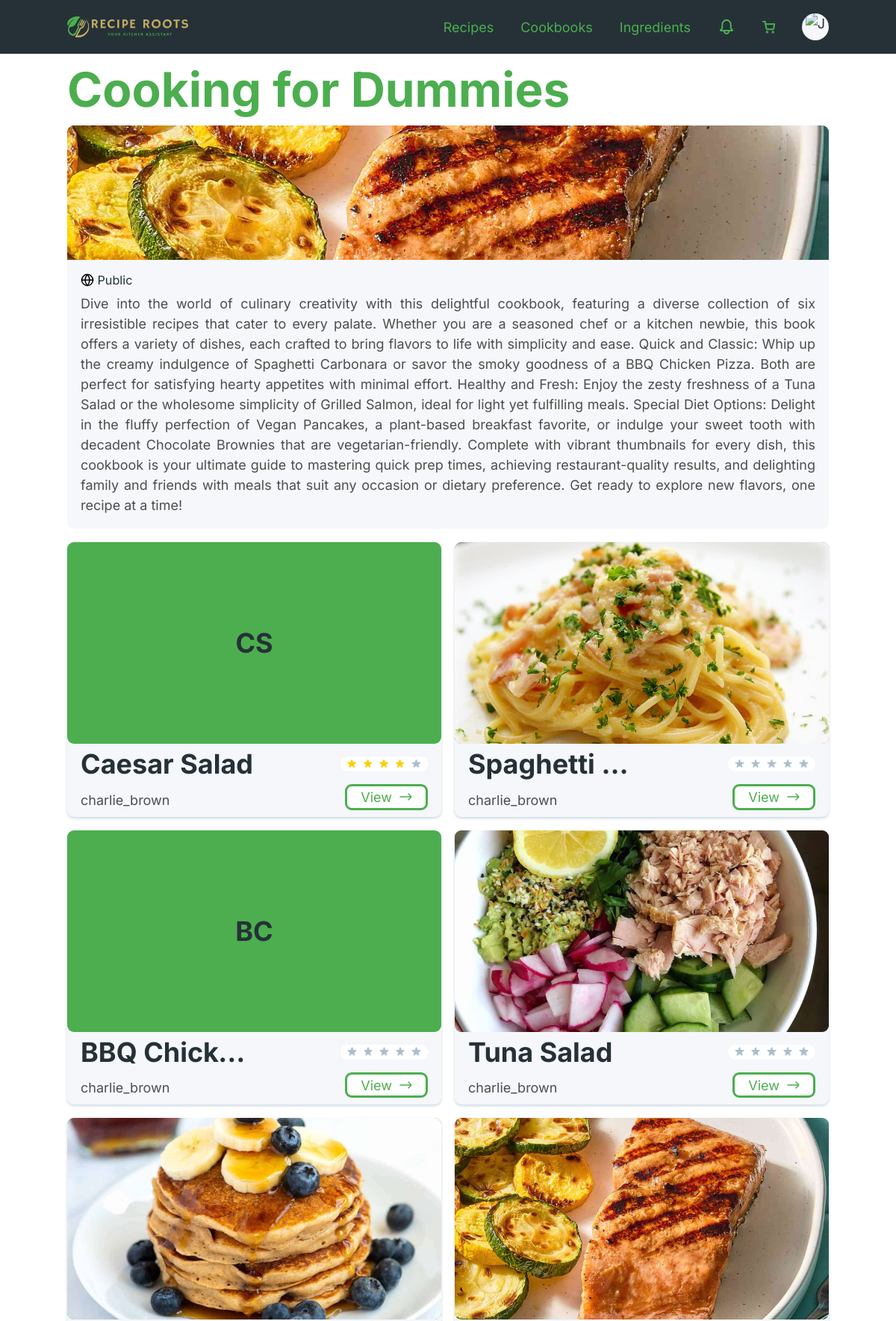
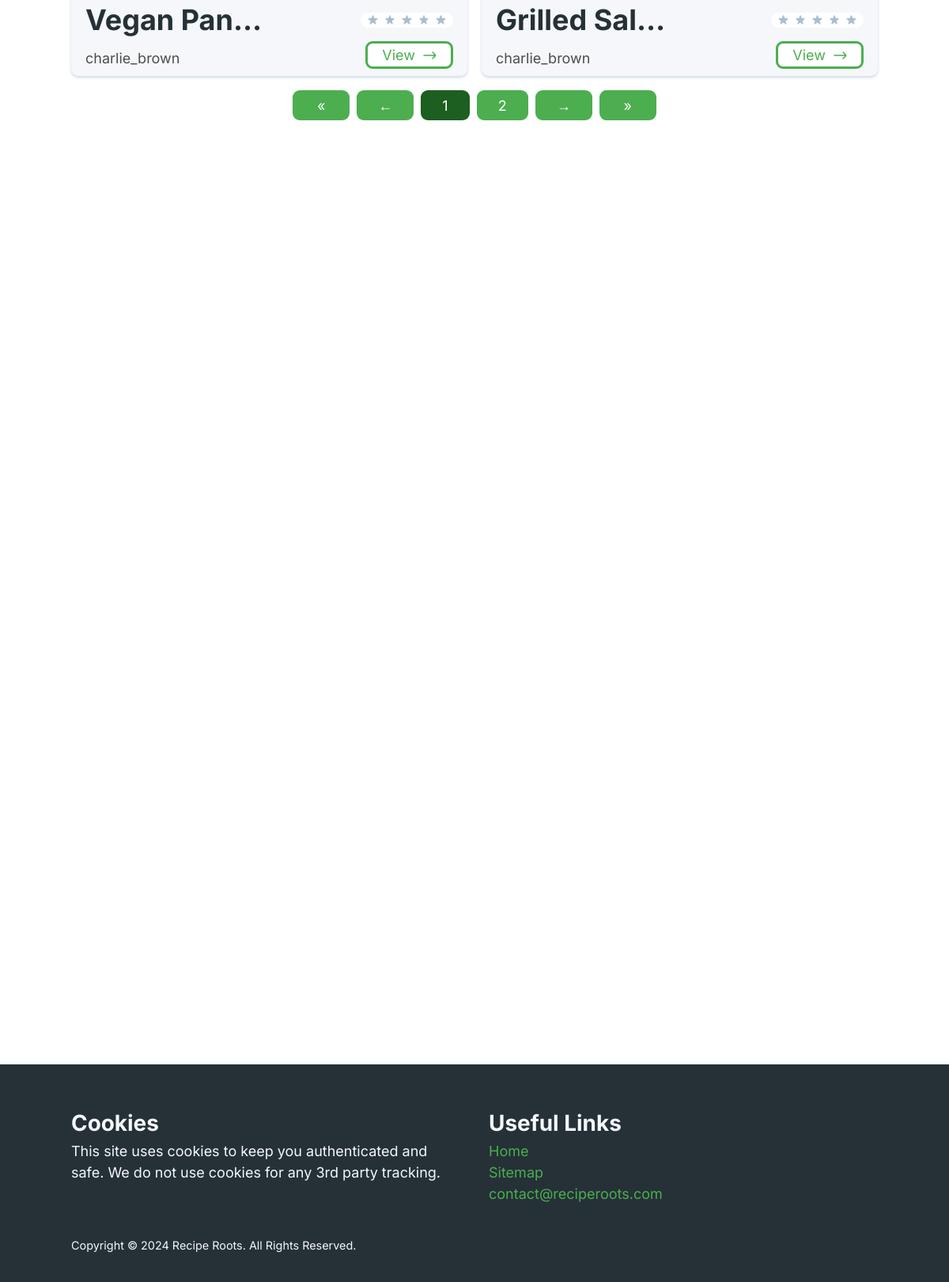
/recipe-roots/public/cookbooks/1 (signed in), run on the app's committed database (2 pictures, top to bottom).
### tables this page shows
CREATE TABLE IF NOT EXISTS Cookbook(id INTEGER NOT NULL AUTO_INCREMENT, profileId INTEGER NOT NULL, title VARCHAR(100) NOT NULL, description TEXT NOT NULL, public BOOLEAN DEFAULT FALSE, thumbnail VARCHAR(255), FOREIGN KEY (profileId) REFERENCES Profile (id) ON DELETE CASCADE, createdAt TIMESTAMP DEFAULT CURRENT_TIMESTAMP, updatedAt DATETIME DEFAULT CURRENT_TIMESTAMP ON UPDATE CURRENT_TIMESTAMP, PRIMARY KEY (id));

CREATE TABLE IF NOT EXISTS Recipe(id INTEGER NOT NULL AUTO_INCREMENT, profileId INTEGER NOT NULL, title VARCHAR(100) NOT NULL, thumbnail VARCHAR(255), prepTime INTEGER DEFAULT 0, waitingTime INTEGER DEFAULT 0, servings INTEGER DEFAULT 0, public BOOLEAN DEFAULT FALSE, dietaryType VARCHAR(10), ingredients JSON NOT NULL DEFAULT '[]', instructions TEXT NOT NULL, FOREIGN KEY (profileId) REFERENCES Profile (id) ON DELETE CASCADE, createdAt TIMESTAMP DEFAULT CURRENT_TIMESTAMP, updatedAt DATETIME DEFAULT CURRENT_TIMESTAMP ON UPDATE CURRENT_TIMESTAMP, PRIMARY KEY (id));

CREATE TABLE IF NOT EXISTS Profile(id INTEGER NOT NULL AUTO_INCREMENT, userId INTEGER NOT NULL, username VARCHAR(16) NOT NULL UNIQUE, avatar VARCHAR(255), type BOOLEAN DEFAULT FALSE, FOREIGN KEY (userId) REFERENCES User (id) ON DELETE CASCADE, createdAt TIMESTAMP DEFAULT CURRENT_TIMESTAMP, updatedAt DATETIME DEFAULT CURRENT_TIMESTAMP ON UPDATE CURRENT_TIMESTAMP, PRIMARY KEY (id));

### recipe-roots/app/core/Controller.php (called while the page is built, shortened)
<?php
trait Controller {
	public function view( string $view, array $data = [] ) {
		$filename = "../app/views/{$view}.view.php";
		require $filename;
	}
}

### recipe-roots/app/core/App.php (called while the page is built, shortened)
<?php
class App {
	private $method = 'index';
	private function splitURL() {
		$url = $_GET['url'] ?? 'home';
		$url = explode( "/", trim( $url, "/" ) );
		return $url;
	}
	public function loadController() {
		$url = $this->splitURL();
		unset( $url[0] );
		$controller = new $this->controller();
		call_user_func_array( [ $controller, $this->method ], $url );
	}
}

### recipe-roots/public/index.php (called while the page is built, shortened)
<?php
$app = new App();
$app->loadController();

### recipe-roots/app/core/Database.php (called while the page is built)
<?php
trait Database {
	private function connect() {
		$connectionString = "mysql:host=" . DBHOST;
		$connection = new PDO( $connectionString, DBUSER, DBPASS );
		$connection->setAttribute( PDO::ATTR_ERRMODE, PDO::ERRMODE_EXCEPTION );
		$tz = ( new DateTime( 'now', new DateTimeZone( 'Asia/Kuala_Lumpur' ) ) )->format( 'P' );
		$connection->exec( "SET time_zone='$tz';" );
		$connection->query( "CREATE DATABASE IF NOT EXISTS `" . DBNAME . "`" );
		$connection->query( "use " . DBNAME );
		return $connection;
	}
	public function query( string $query, array $data = [] ) {
		$connection = $this->connect();
		$statement = $connection->prepare( $query );
		$success = $statement->execute( $data );
		if ( $success ) {
			$result = $statement->fetchAll( PDO::FETCH_ASSOC );
			if ( is_array( $result ) && count( $result ) > 0 ) {
				return [
					'result' => $result,
					'connection' => $connection
				];
			}
		}
		return [
			'result' => [],
			'connection' => $connection
		];
	}
}

### recipe-roots/app/core/Model.php (called while the page is built, shortened)
<?php
abstract class Model {
	public readonly string $table;
	private $columns = [
		'id' => [
			'type' => 'INTEGER',
			'autoincrement' => true,
			'nullable' => false
		],
	];
	public function __construct( string $table = '' ) {
		$this->table = $table === '' || ! is_string( $table ) || is_numeric( $table )
			? get_class( $this )
			: $table;
		$attributes = get_object_vars( $this );
		foreach ( $attributes as $attribute => $data ) {
			if ( $attribute === 'table' || $attribute === 'columns' ) {
				continue;
			}
			$this->columns[ $attribute ] = $data;
		}
		$columns = [];
		$index = 0;
		foreach ( $this->columns as $columnName => $data ) {
			$columns[ $index ] = "$columnName "
				. "{$data['type']}"
				. ( isset( $data['nullable'] ) && ! $data['nullable'] ? ' NOT NULL' : '' )
				. ( isset( $data['autoincrement'] ) && $data['autoincrement'] ? ' AUTO_INCREMENT' : '' )
				. ( isset( $data['unique'] ) && $data['unique'] ? ' UNIQUE' : '' )
				. ( isset( $data['default'] ) && $data['default'] != "''" ? " DEFAULT {$data['default']}" : '' );
			$index++;
		}
		$foreignKeys = [];
		$index = 0;
		foreach ( $this->columns as $columnName => $data ) {
			if ( isset( $data['model'] ) ) {
				$foreignKeys[ $index ] = "FOREIGN KEY ($columnName) REFERENCES {$data['model']->table} (id)";
				if ( $data['cascade'] == 'TRUE' ) {
					$foreignKeys[ $index ] .= ' ON DELETE CASCADE';
				}
			}
			$index++;
		}
		$query = "CREATE TABLE IF NOT EXISTS $this->table("
			. implode( ', ', $columns ) . ", "
			. ( empty( $foreignKeys ) ? '' : implode( ', ', $foreignKeys ) . ", " )
			. "createdAt TIMESTAMP DEFAULT CURRENT_TIMESTAMP, "
			. "updatedAt DATETIME DEFAULT CURRENT_TIMESTAMP ON UPDATE CURRENT_TIMESTAMP, "
			. "PRIMARY KEY (id));";
		$this->query( $query );
	}
	public function findAll( array $data = [], array $dataNot = [], array $contain = [], bool $join = false, int $limit = null, int $offset = 0 ) {
		$query = "SELECT * FROM $this->table";
		$keys = array_keys( $data );
		$keysNot = array_keys( $dataNot );
		if ( ! empty( $keys ) || ! empty( $keysNot ) ) {
			$query .= " WHERE ";
			foreach ( $keys as $key ) {
				$query .= "$key = :$key && ";
			}
			$query = trim( $query, " && " );
		}
		$query .= " ORDER BY createdAt DESC, id ASC";
		if ( $limit ) {
			$query .= " LIMIT $limit OFFSET $offset";
		}
		$data = array_merge( $data, $dataNot, $contain );
		$result = $this->query( $query, $data )['result'];
		if ( $join ) {
			foreach ( $result as $index => $row ) {
				foreach ( $this->columns as $columnName => $columnData ) {
					if ( isset( $columnData['model'] ) ) {
						foreach ( $row as $key => $value ) {
							if ( $key == $columnName ) {
								$tableName = strtolower( $columnData['model']->table );
								$result[ $index ][ $tableName ] = $columnData['model']->findById( $value, true );
							}
						}
					}
				}
			}
		}
		return $result;
	}
	public function findById( int $id, bool $join = false ) {
		$result = $this->query( "SELECT * FROM $this->table WHERE id = ?", [ $id ] )['result'][0] ?? null;
		if ( $join && $result != null ) {
			foreach ( $this->columns as $columnName => $columnData ) {
				if ( isset( $columnData['model'] ) ) {
					foreach ( $result as $key => $value ) {
						if ( $key == $columnName ) {
							$tableName = strtolower( $columnData['model']->table );
							$result[ $tableName ] = $columnData['model']->findById( $value, true );
						}
					}
				}
			}
		}
		return $result ?? null;
	}
}

### recipe-roots/app/models/Cookbook.model.php (called while the page is built, shortened)
<?php
class Cookbook extends Model {
	public function __construct() {
		parent::__construct();
	}
}

### recipe-roots/app/core/utils.php (called while the page is built, shortened)
<?php
function escape( $str ) {
	return htmlspecialchars( $str );
}
function extractTitleLetters( string $title ) {
	$titleWords = explode( ' ', $title );
	$firstLetters = '';
	for ( $i = 0; $i < count( $titleWords ); $i++ ) {
		if ( $i == 2 ) {
			break;
		}
		$firstLetters .= strtoupper( $titleWords[ $i ][0] );
	}
	return $firstLetters;
}
function getPaginationData( Model $model, int $itemsPerPage, array $conditions = [], array $contains = [] ) {
	$currentPage = isset( $_GET['page'] ) && is_numeric( $_GET['page'] ) ? (int) $_GET['page'] : 1;
	$offset = ( $currentPage - 1 ) * $itemsPerPage;
	$totalData = count( $model->findAll( $conditions, contain: $contains ) );
	$totalPages = ceil( $totalData / $itemsPerPage );
	$totalPages = $totalPages == 0 ? 1 : $totalPages;
	$pageData = $model->findAll(
		data: $conditions,
		contain: $contains,
		join: true,
		limit: $itemsPerPage,
		offset: $offset
	);
	return [ $currentPage, $totalPages, $pageData ];
}
function getPaginatorPages( $currentPage, $totalPages ) {
	if ( $totalPages <= 3 ) {
		return range( 1, $totalPages );
	}
}

### recipe-roots/app/models/CookbookJoin.model.php (called while the page is built, shortened)
<?php
class CookbookJoin extends Model {
	public function __construct() {
		parent::__construct();
	}
}

### recipe-roots/app/models/Comment.model.php (called while the page is built, shortened)
<?php
class Comment extends Model {
	public function __construct() {
		parent::__construct();
	}
}

### recipe-roots/app/views/cookbooks/cookbook-detail.view.php (the view, shortened to what this page needs)
<!DOCTYPE html>
<html lang="en">
<head>
	<link rel="stylesheet" href="<?= ROOT ?>/assets/css/styles.css">
	<link rel="stylesheet" href="<?= ROOT ?>/assets/css/layout/browse.css">
	<link rel="stylesheet" href="<?= ROOT ?>/assets/css/pages/cookbook-detail.css">
</head>
<body>
	<?php include '../app/views/layout/header.php' ?>
	<main>
		<header>
			<div class="heading">
				<h1><?= escape( $cookbook['title'] ) ?></h1>
			</div>
		</header>
		<article>
			<aside class="cookbook">
				<object class="cookbook__thumbnail" role="img" aria-label="thumbnail"
					data="<?= escape( $cookbook['thumbnail'] ?? '' ) ?>">
				</object>
				<div class="cookbook__info">
					<div class="cookbook__info__visibility">
						<img src="<?= ROOT ?>/assets/icons/globe.svg" alt="globe">
						<p><?= $cookbook['public'] ? 'Public' : 'Private' ?></p>
					</div>
					<p class="cookbook__info__description"><?= escape( $cookbook['description'] ) ?></p>
				</div>
			</aside>
			<div class="recipes">
				<section class="grid">
					<?php foreach ( $recipes as $recipe ) : ?>
						<div class="card">
							<object class="card__thumbnail" role="img" aria-label="thumbnail"
								data="<?= escape( $recipe['thumbnail'] ?? '' ) ?>">
								<?= extractTitleLetters( escape( $recipe['title'] ) ) ?>
							</object>
							<div>
								<div class="card__head">
									<div class="card__head__title">
										<h2><?= escape( $recipe['title'] ) ?></h2>
									</div>
									<div class="card__head__info">
										<?php for ( $i = 0; $i < min( escape( $recipe['rating'] ), 5 ); $i++ ) : ?>
											<img src="<?= ROOT ?>/assets/icons/star-yellow.svg" alt="yellow star">
										<?php endfor ?>
										<?php for ( $i = min( escape( $recipe['rating'] ), 5 ); $i < 5; $i++ ) : ?>
											<img src="<?= ROOT ?>/assets/icons/star-grey.svg" alt="grey star">
										<?php endfor ?>
									</div>
								</div>
								<div class="card__body">
									<div class="card__body__author">
										<p><?= escape( $recipe['profile']['username'] ) ?></p>
									</div>
									<a href="<?= ROOT ?>/recipes/<?= escape( $recipe['id'] ) ?>" class="btn btn--invert btn--next">View</a>
								</div>
							</div>
						</div>
					<?php endforeach; ?>
				</section>
				<?php if ( $totalPages > 1 ) : ?>
					<section class="paginator">
						<div>
							<a class="btn" href="?page=1">«</a>
							<a class="btn" href="?page=<?= $currentPage == 1 ? $currentPage : $currentPage - 1 ?>">←</a>
						</div>
						<div>
							<?php foreach ( getPaginatorPages( $currentPage, $totalPages ) as $page ) : ?>
								<a href="?page=<?= escape( $page ) ?>" class="btn <?= $page == $currentPage ? 'selected' : '' ?>">
									<?= escape( $page ) ?>
								</a>
							<?php endforeach; ?>
						</div>
						<div>
							<a class="btn" href="?page=<?= $currentPage == $totalPages ? $totalPages : $currentPage + 1 ?>">→</a>
							<a class="btn" href="?page=<?= $totalPages ?>">»</a>
						</div>
					</section>
				<?php endif ?>
			</div>
		</article>
	</main>
	<?php include '../app/views/layout/footer.php' ?>
</body>
</html>

### recipe-roots/public/assets/css/layout/browse.css (style rules this page uses)
.btn { padding: 0.3em 1.5em; }
.heading { --_margin-bottom: 1rem; display: flex; justify-content: space-between; align-items: flex-end; flex-wrap: wrap; gap: 1em; margin-bottom: var(--_margin-bottom); }
.heading h1 { margin-bottom: calc(var(--_margin-bottom) * -1); flex-grow: 9999; }
.grid, .empty { margin-block: 1rem; }

### recipe-roots/public/assets/css/pages/cookbook-detail.css (style rules this page uses)
article { display: flex; flex-wrap: wrap; gap: 2rem; margin-block-end: 1rem; }
@media screen and (max-width: 75em) { article { flex-direction: column; gap: 1rem; } }
.cookbook { border-radius: 0.5rem; flex: 1; text-align: justify; }
.cookbook__thumbnail { width: 100%; height: 10rem; object-fit: cover; border-top-left-radius: 0.5rem; border-top-right-radius: 0.5rem; display: grid; place-items: center; background-color: var(--primary-clr); font-weight: bold; }
.cookbook__info { display: grid; gap: 0.5rem; width: 100%; background-color: var(--silver); border-bottom-left-radius: 0.5rem; border-bottom-right-radius: 0.5rem; padding: 1rem; }
.cookbook__info__visibility { display: flex; align-items: center; gap: 0.25rem; }
.cookbook__info__visibility img { width: 1rem; }
.cookbook__info__visibility p { font-size: 0.9rem; line-height: 1em; }
.cookbook__info__description { color: var(--dark-grey); }
.recipes { flex: 1; flex-basis: 50%; }
.recipes .grid { --_grid-column-count: 2; margin: 0; }

### data on the page
cookbook: title "Cooking for Dummies", description "Dive into the world of culinary creativity with this delightful cookbook, featuring a diverse collection of six irresistible recipes that cater to every palate. Whether you are a seasoned chef or a kitchen newbie, this book offers a variety of dishes, each crafted to bring flavors to life with simplicity and ease. Quick and Classic: Whip up the creamy indulgence of Spaghetti Carbonara or savor the smoky goodness of a BBQ Chicken Pizza. Both are perfect for satisfying hearty appetites with minimal effort. Healthy and Fresh: Enjoy the zesty freshness of a Tuna Salad or the wholesome simplicity of Grilled Salmon, ideal for light yet fulfilling meals. Special Diet Options: Delight in the fluffy…"
recipe: title "CS", title "Caesar Salad", profileId.username "charlie_brown"
recipe: title "Spaghetti…", profileId.username "charlie_brown"
recipe: title "BC", title "BBQ Chick…", profileId.username "charlie_brown"
recipe: title "Tuna Salad", waitingTime 0 (drawn), profileId.username "charlie_brown"
recipe: title "Vegan Pan…", profileId.username "charlie_brown"
recipe: title "Grilled Sal…", profileId.username "charlie_brown"

### other printed values
$page "1"
$page "2"
